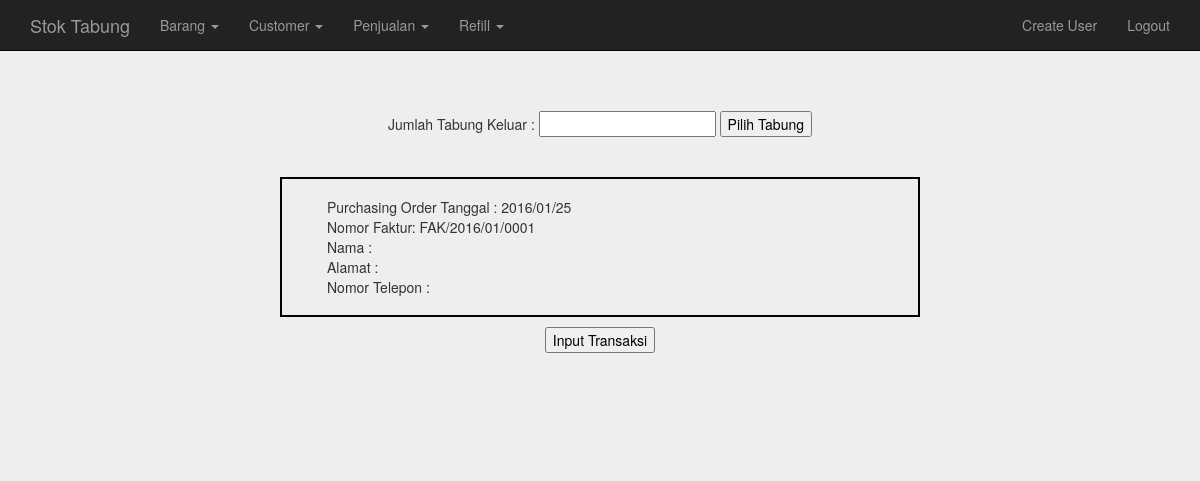
Before: /penjualan.php (signed in) with the older database file.
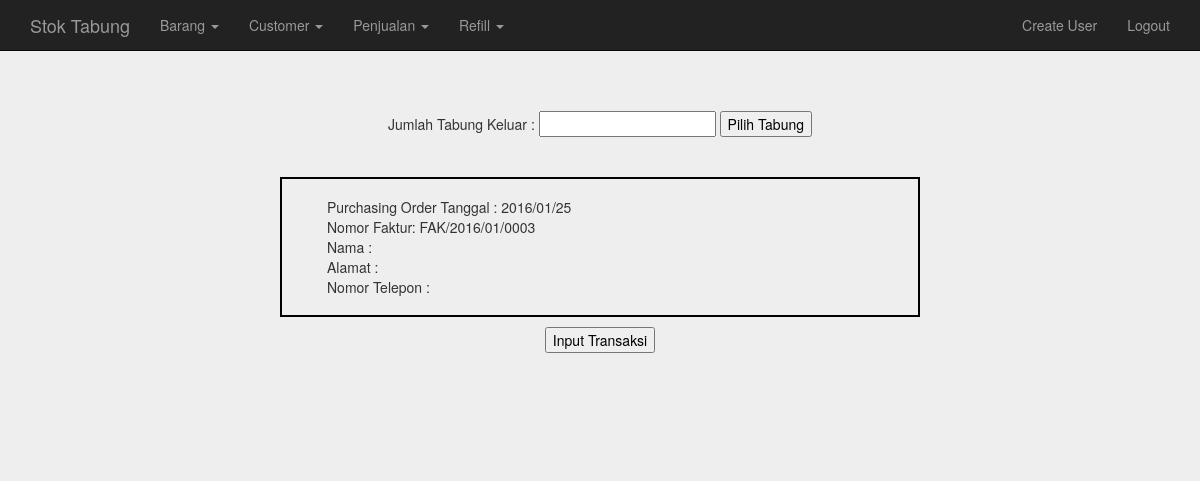
After: the same page with the newer database file.
### tables this page shows
CREATE TABLE `transaksi` (
  `no_transaksi` int(200) NOT NULL,
  `no_po` varchar(100) NOT NULL,
  `no_seri` varchar(50) NOT NULL,
  `kategori` varchar(50) DEFAULT NULL,
  `harga_jual` int(225) NOT NULL,
  `tgl_keluar` date NOT NULL,
  `tgl_kembali` date DEFAULT NULL,
  `nama_cust` varchar(100) NOT NULL,
  `alamat` varchar(225) NOT NULL,
  `status` varchar(100) NOT NULL
);

### db/pdo.php (called while the page is built, shortened)
<?php
$base_url = "http://localhost/stoktabunghendri";
function testdb_connect() {
$dbh = new PDO("mysql:host=localhost;dbname=stoktabung", "root", "");
     return ($dbh);
}
function getDataPO() {
	$db = testdb_connect();
	$stmt = $db->query("SELECT * FROM transaksi ORDER BY no_transaksi DESC LIMIT 1");
	$fetch_array = $stmt->fetchAll(PDO::FETCH_ASSOC);
	return($fetch_array);
}
function getTransaksi() {
	$db = testdb_connect();
	$stmt = $db->query("SELECT * FROM transaksi ORDER BY no_transaksi DESC");
	$fetch_array = $stmt->fetchAll(PDO::FETCH_ASSOC);
	return($fetch_array);
}

### penjualan.php (the view, shortened to what this page needs)
<?php
include 'header.php';
@$transaksis= getTransaksi();
?>
<div class="container">
  <div class="text-center">
	<br/><br/>
	<div>
		<span>Jumlah Tabung Keluar :  <input type='text' name='total_tabung' id='totalTabung' onkeydown="if (event.keyCode == 13) totalTabung()"/> <button id="click" onclick="totalTabung()">Pilih Tabung</button></span>
	</div>
	<br/><br/>
	<?php
	$current_date = explode("/", date("Y/m/"));
	?>
	<?php
	$po = getDataPO();
	if(empty($po)):
		$new_po_number = str_pad("1", 4, "0", STR_PAD_LEFT);
		$po_fak = "FAK/".date("Y/m/")."$new_po_number";
	?>
		<div>
			<span>Nomor PO : </span><span><input type="text" name="no_po" value="FAK/<?php echo date("Y/m/");?>0001"/></span>
		</div>
	<?php
	else:
		foreach($po as $row):
			$current_po = explode("/", $row['no_po']);
		endforeach;
		if($current_date['0'] == $current_po['1'] && $current_date['1'] == $current_po['2']):
			$new_number = $current_po['3'] +1 ;
			$new_po_number = str_pad($new_number, 4, "0", STR_PAD_LEFT);
		$po_fak = "FAK/".date("Y/m/")."$new_po_number";
		?>
		<?php
		else:
		$new_po_number = str_pad("1", 4, "0", STR_PAD_LEFT);
		$po_fak = "FAK/".date("Y/m/")."$new_po_number";
		?>
		<?php
		endif;
	endif;
	?>
	<form name="input_penjualan" method="post" action="penjualan_input.php" target="_blank">
	<div id="po" style="width:640px;">
		<div class="container" style="width: 100%; border:2px solid #000;">
			<div class="title" style="text-align: left; margin-left: 30px; margin-top:3%;">Purchasing Order Tanggal : <?php echo date("Y/m/d") ?> <input type="hidden" name="tanggal" value="<?php echo date("Y/m/d") ?>"/></div>
			<div class="title" style="text-align: left; margin-left: 30px;">Nomor Faktur: <?php echo $po_fak;?> <input type="hidden" name="po_fak" value="<?php echo $po_fak;?>"/></div>
		<div id="txtHintCustomer">
			<div class="cust_bio" style="text-align: left; margin-left: 30px;">Nama : </div>
			<div class="cust_bio" style="text-align: left; margin-left: 30px;">Alamat : </div>
			<div class="cust_bio" style="text-align: left; margin-left: 30px;">Nomor Telepon : </div>
		</div>
	</div>
	</div>
	<input type="submit" name="submit" value="Input Transaksi"/>
	</form>
 </div>
</div>
<?php
include 'footer.php';
?>

### header.php (shortened to what this page needs)
<?php
include 'db/pdo.php';
?>
<!DOCTYPE html>
<html lang="en">
	<head>
		<link href="css/bootstrap.min.css" rel="stylesheet">
		<link href="css/styles.css" rel="stylesheet">
	</head>
	<body>
<div class="navbar navbar-inverse navbar-static-top">
  <div class="container">
    <div class="navbar-header">
      <a class="navbar-brand" href="<?php echo $base_url;?>">Stok Tabung</a>
    </div>
    <div class="collapse navbar-collapse">
      <ul class="nav navbar-nav">
        <li class="dropdown">
	        <a href="#" class="dropdown-toggle" data-toggle="dropdown">Barang <b class="caret"></b></a>
        </li>
        <li class="dropdown">
	        <a href="#" class="dropdown-toggle" data-toggle="dropdown">Customer <b class="caret"></b></a>
        </li>
        <li class="dropdown">
	        <a href="#" class="dropdown-toggle" data-toggle="dropdown">Penjualan <b class="caret"></b></a>
        </li>
        <li class="dropdown">
	        <a href="#" class="dropdown-toggle" data-toggle="dropdown">Refill <b class="caret"></b></a>
        </li>
      </ul>
      <ul class="nav navbar-nav navbar-right">
        <?php
        if($_SESSION['permission']=="admin"){
        ?>
        	<li><a href="<?php echo $base_url;?>/create_user.php">Create User</a></li>
        <?php
        }
        ?>
        <li><a href="<?php echo $base_url;?>/logout.php">Logout</a></li>
      </ul>
    </div>
  </div>
</div>

### footer.php (shortened to what this page needs)
	</body>
</html>

### css/styles.css (style rules this page uses)
body { background: #eee; }
#po { margin: auto; margin-bottom: 10px; }
.text-center { margin-bottom: 100px; }

Changed rows visible on the page:
added transaksi: no_po "FAK/2016/01/0003"
Other visible differences:
$po_fak: "FAK/2016/01/0001" → (not shown)
